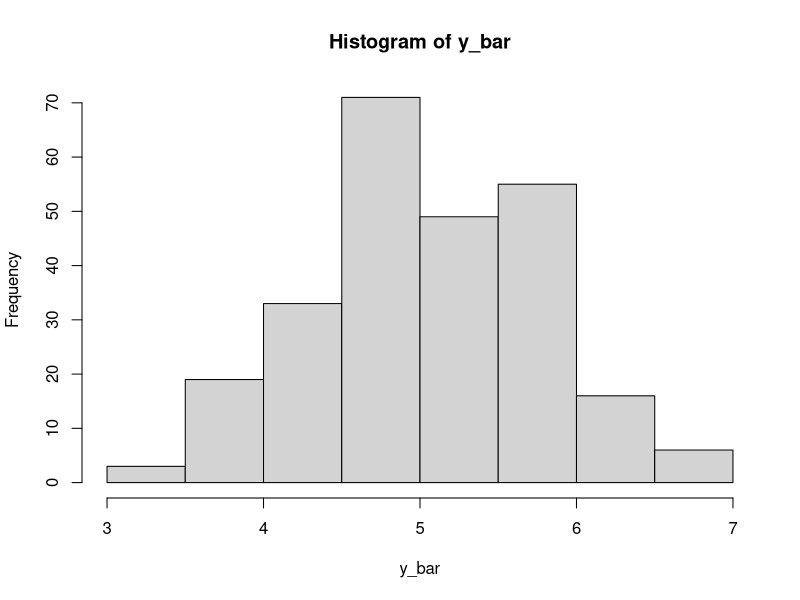
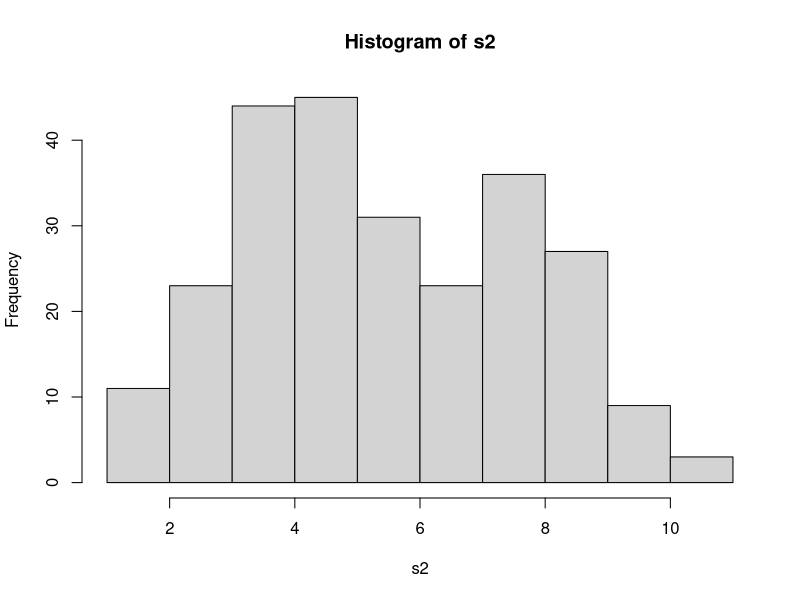
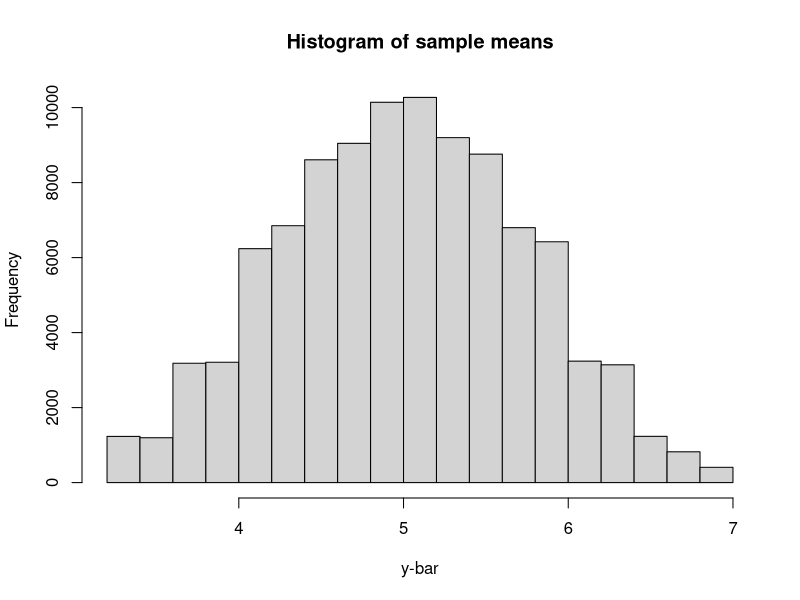
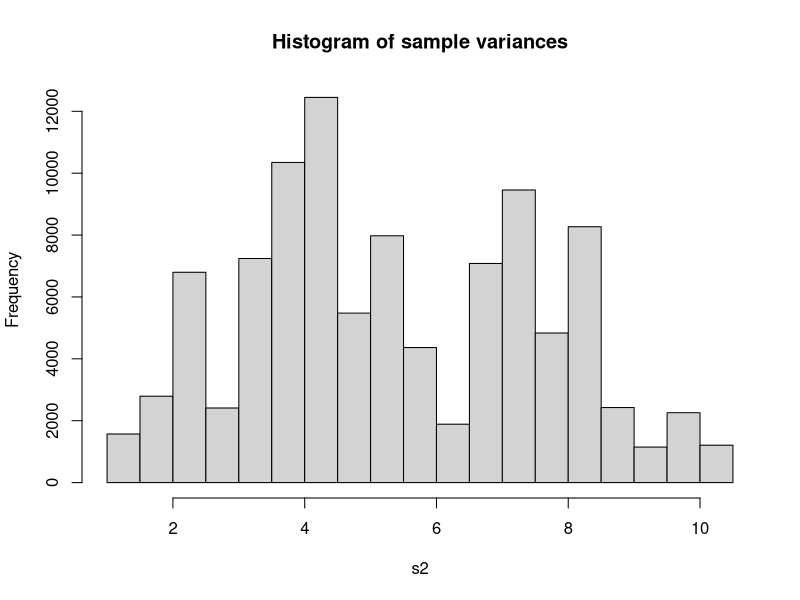

The R source for these figures, in order:
## ---- chunk 1
knitr::opts_chunk$set(echo = TRUE)
## ---- chunk 2
a <- c(6, 8, 8, 1, 6, 4, 7, 5, 3, 3)
index_m <- combn(1:10, 5)
m <- dim(index_m)[2]
y_bar <- rep(0, m)
s2 <- rep(0, m)
for(i in 1:m) 
{y_bar[i] <- mean(a[index_m[, i]])
 s2[i] <- var(a[index_m[, i]]) 
}
mean_of_s2 <- mean(s2)
## ---- chunk 3
hist(y_bar)
## ---- chunk 4
hist(s2)
## ---- chunk 5
a <- c(6, 8, 8, 1, 6, 4, 7, 5, 3, 3)
simu_run_nbr <- 100000

my_sys_sample <- matrix(0, 5, simu_run_nbr)

for(i in 1:simu_run_nbr)
{my_sys_sample[, i] <- sample(a)[1:5]
}

the_sample_mean <- apply(my_sys_sample, 2, mean)

hist(the_sample_mean, main = "Histogram of sample means", xlab = "y-bar")

(mean(the_sample_mean))

the_sample_var <- apply(my_sys_sample, 2, var)

hist(the_sample_var, main = "Histogram of sample variances", xlab = "s2")

(mean(the_sample_var))
